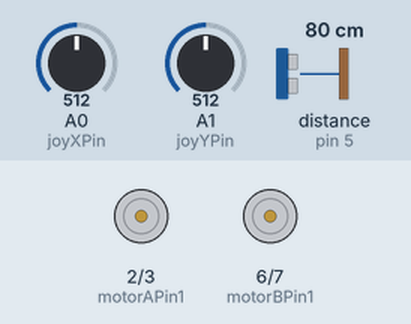
The sketch below on a simulated Arduino Uno, built with avr-gcc and run on an emulated ATmega328P. Shown: motor-driver pin pairs drawn as motors (green arrow = first pin HIGH = forward, orange = second pin HIGH = backward, longer = more drive, scaled by the enable pin). Wiring (inferred from the names in the program): ultrasonic range finder: trigger pin 4; echo pin 5. Inputs (shaded band) come from the test bench; at power-on: A1 (joyYPin) = 512, distance to the obstacle (sensor on pin 5) 80 cm, A0 (joyXPin) = 512. The echo pulse lasts 58.3 µs per cm.

Above: at 1.2 s.
1.3 s: A1 (joyYPin) set to 529
At 2.5 s:
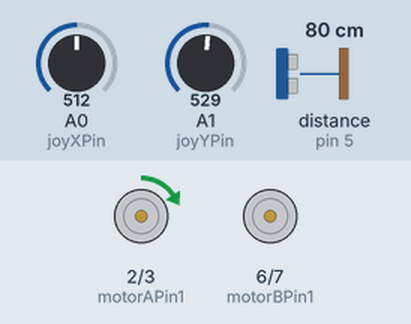
2.8 s: A1 (joyYPin) set to 511
At 4.0 s:
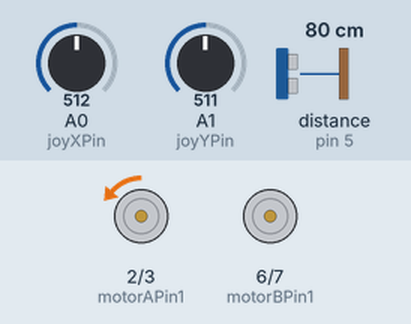
4.3 s: A1 (joyYPin) set to 306
At 5.5 s:
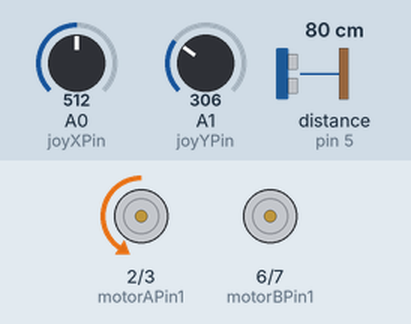
5.8 s: A1 (joyYPin) set to 273
At 7.0 s:
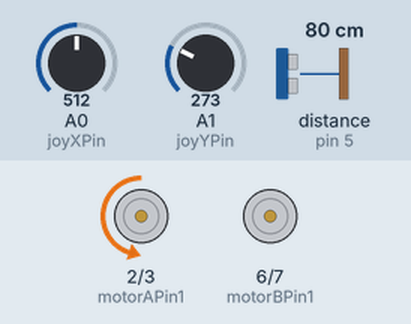
7.3 s: A1 (joyYPin) set to 256
At 7.9 s:
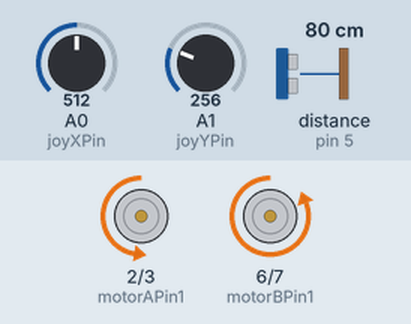
8.8 s: distance to the obstacle (sensor on pin 5) set to 22 cm
10.3 s: distance to the obstacle (sensor on pin 5) set to 18 cm
At 11.6 s:
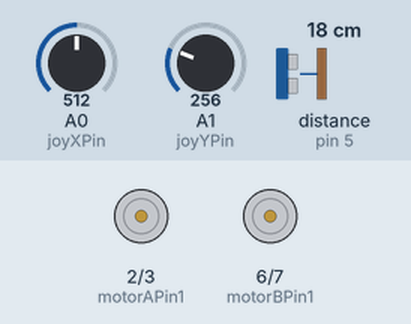
Timing chart, 0 to 12.9 s (numbered marks = the images above; inputs shaded):
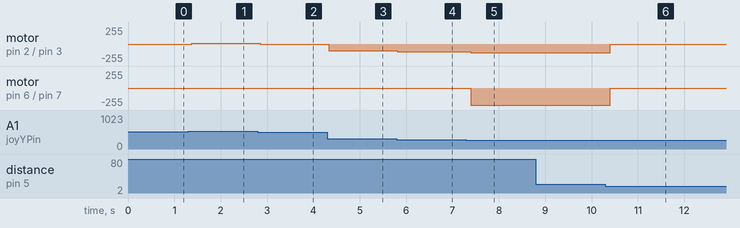

The sketch:

joystick_connection_using_only_they_axis.ino
```cpp
//  A connections
const int motorAPin1 = 2;  // Connect to L298N IN1
const int motorAPin2 = 3;  // Connect to L298N IN2
const int motorAEnablePin = 9;  // Connect to L298N ENA
const int motorBPin1 = 6;  // Connect to L298N IN1
const int motorBPin2 = 7;  // Connect to L298N IN2
const int motorBEnablePin = 8;  // Connect to L298N ENA

// Ultrasonic sensor connections
const int trigPin = 4;  // Connect to the trigger pin on the ultrasonic sensor
const int echoPin = 5;  // Connect to the echo pin on the ultrasonic sensor


// Joystick connections
const int joyXPin = A0;  // Connect to the X-axis pin on the joystick
const int joyYPin = A1;  // Connect to the Y-axis pin on the joystick

// Define the threshold distance for obstacle detection in centimeters
const int obstacleThreshold = 20;

void setup() {
  // Initialize serial communication
  Serial.begin(9600);

  // Set motor A control pins as outputs
  pinMode(motorAPin1, OUTPUT);
  pinMode(motorAPin2, OUTPUT);
  pinMode(motorAEnablePin, OUTPUT);
  pinMode(motorBPin1, OUTPUT);
  pinMode(motorBPin2, OUTPUT);
  pinMode(motorBEnablePin, OUTPUT);

  // Set ultrasonic sensor trigger and echo pins as OUTPUT and INPUT, respectively
  pinMode(trigPin, OUTPUT);
  pinMode(echoPin, INPUT);

  // Set joystick pins as INPUT
  pinMode(joyXPin, INPUT);
  pinMode(joyYPin, INPUT);

}

void moveMotorAForward(int speed ) {
  // Move Motor A forward
  if (speed > 0){
  digitalWrite(motorAPin1, HIGH);
  digitalWrite(motorAPin2, LOW);
  // analogWrite(motorAEnablePin, 255);

    // Adjust speed by changing the PWM value
 digitalWrite(motorBPin1, HIGH);
  digitalWrite(motorBPin2, LOW);
  // analogWrite(motorBEnablePin, 255);
  }else if (speed <0){
  digitalWrite(motorAPin1, LOW);
  digitalWrite(motorAPin2, HIGH);
  // analogWrite(motorAEnablePin, 255);

    // Adjust speed by changing the PWM value
 digitalWrite(motorBPin1, LOW);
  digitalWrite(motorBPin2, HIGH);
  // analogWrite(motorBEnablePin, 255);
  }else {
digitalWrite(motorAPin1, LOW);
  digitalWrite(motorAPin2, LOW);
  // analogWrite(motorAEnablePin, 0);

    // Adjust speed by changing the PWM value
 digitalWrite(motorBPin1, LOW);
  digitalWrite(motorBPin2, LOW);
  // analogWrite(motorBEnablePin,0);

  }
   analogWrite(motorAEnablePin, abs(speed));
  analogWrite(motorBEnablePin, abs(speed));
}

void stopMotorA() {
  // Stop Motor A
  digitalWrite(motorAPin1, LOW);
  digitalWrite(motorAPin2, LOW);
  analogWrite(motorAEnablePin, 0);
  digitalWrite(motorBPin1, LOW);
  digitalWrite(motorBPin2, LOW);
  analogWrite(motorBEnablePin, 0);

}

void loop() {

// Read joystick values
  int joyXValue = analogRead(joyXPin);
  int joyYValue = analogRead(joyYPin);

  int motorSpeedX = map(joyYValue, 0, 1023, -255, 255);
  int motorSpeedY = map(joyYValue, 0, 1023, -255, 255);

   // Map joystick values to motor speed (-255 to 255)
  int motorSpeed= (motorSpeedX +motorSpeedY)/2;

// Move motor A based on joystick input
//  moveMotorAForward(motorSpeed);


  // Trigger the ultrasonic sensor
  digitalWrite(trigPin, LOW);
  delayMicroseconds(2);
  digitalWrite(trigPin, HIGH);
  delayMicroseconds(10);
  digitalWrite(trigPin, LOW);

  // Measure the time it takes for the ultrasonic pulse to return
  long duration = pulseIn(echoPin, HIGH);

  // Calculate the distance in centimeters
  int distance = duration / 58;

  // Check for obstacles
  if (distance < obstacleThreshold) {
       stopMotorA();
  } else {
  //   // If no obstacle, move Motor A forward
  moveMotorAForward(motorSpeed);
  }

  // Add a delay before the next measurement
  delay(100);
}
```

Measured:
- the behaviour switches between 257 and 256 on A1 (joyYPin) (found by bisection; images 4 and 5)
- the behaviour switches between 21 and 20 cm on distance to the obstacle (sensor on pin 5) (found by bisection; images 5 and 6)
- after the input at 1.3 s, motor on pin 2 (motorAPin1) / pin 3 (motorAPin2): stopped → forward 8/255 after 0.08 s
- after the input at 2.8 s, motor on pin 2 (motorAPin1) / pin 3 (motorAPin2): forward 8/255 → backward 1/255 after 0.06 s
- after the input at 4.3 s, motor on pin 2 (motorAPin1) / pin 3 (motorAPin2): backward 1/255 → backward 103/255 at once
- after the input at 5.8 s, motor on pin 2 (motorAPin1) / pin 3 (motorAPin2): backward 103/255 → backward 119/255 at once
- after the input at 7.3 s, motor on pin 2 (motorAPin1) / pin 3 (motorAPin2): backward 119/255 → backward 128/255 after 0.09 s; motor on pin 6 (motorBPin1) / pin 7 (motorBPin2): stopped → backward 255/255 after 0.09 s
- after the input at 8.8 s, every drawn part: stays the same
- after the input at 10.3 s, motor on pin 2 (motorAPin1) / pin 3 (motorAPin2): backward 128/255 → stopped after 0.10 s; motor on pin 6 (motorBPin1) / pin 7 (motorBPin2): backward 255/255 → stopped after 0.10 s
